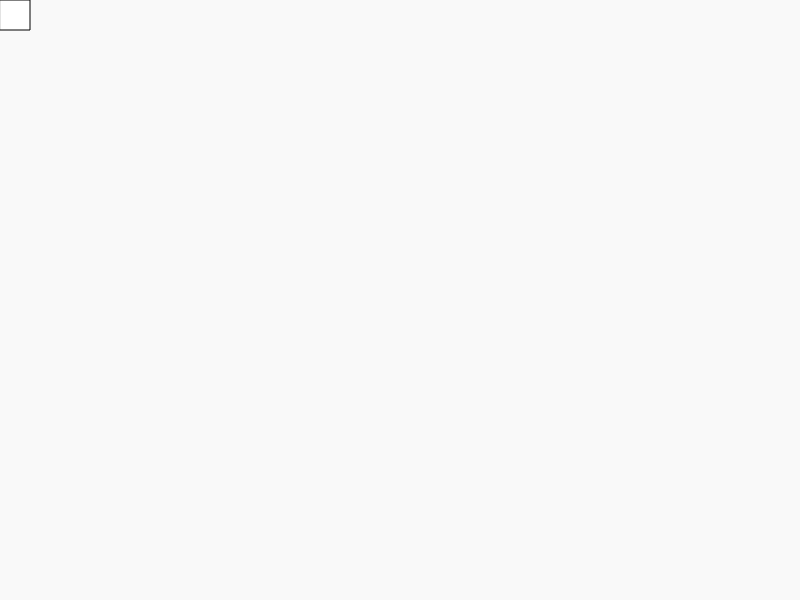
Frame 1 (no input)
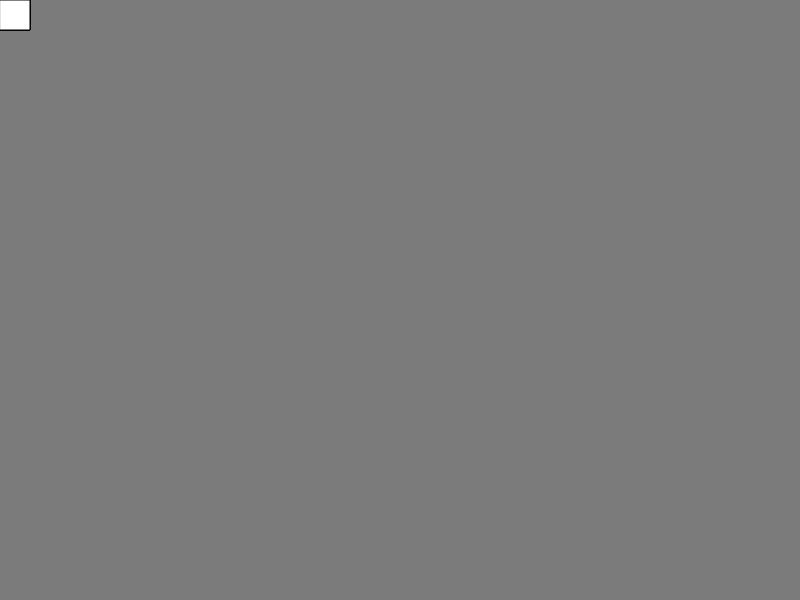
Frame 60 (no input)
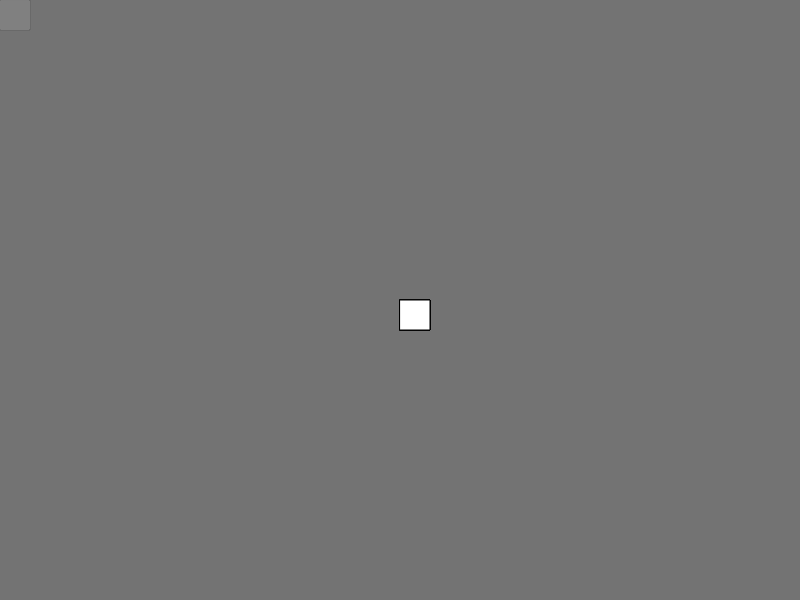
Frame 120 (the mouse pressed at the canvas centre since frame 60)

The p5.js sketch that drew these frames (run headless with seeded random() and noise() and a simulated clock; from frame 60 on, the mouse is pressed at the canvas centre):

// p5.js sketch
// ── sketch.js

function setup() {
    createCanvas(800,600);
}  

function draw() {
    background(111,11);
    rect(mouseX,mouseY, 30, 30);
}
